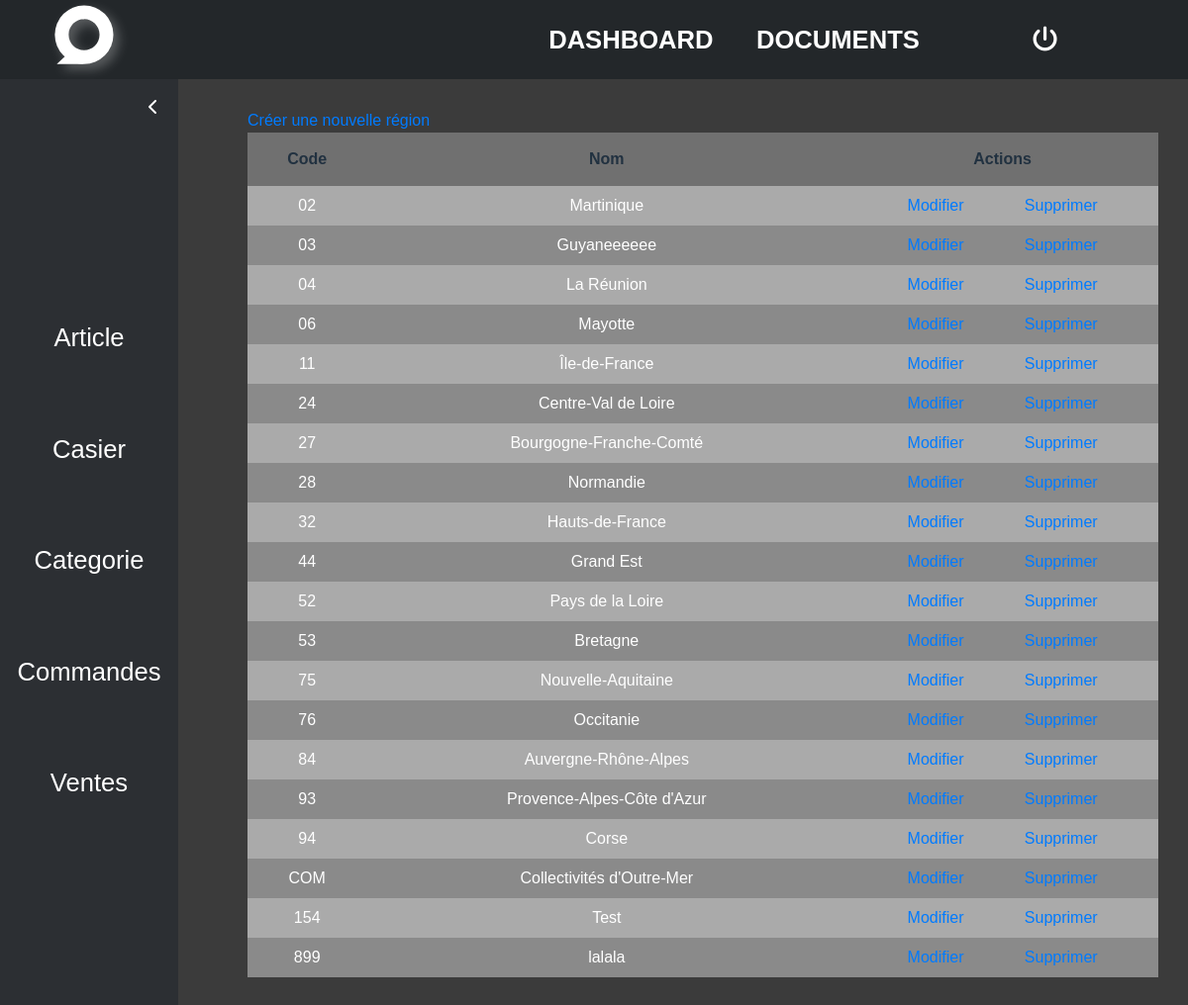
The page /tables/region/index.php (signed in) on the database its author committed.
### tables this page shows
CREATE TABLE `regions` (
  `id` int(10) UNSIGNED NOT NULL,
  `code` varchar(3) NOT NULL,
  `name` varchar(255) NOT NULL,
  `slug` varchar(255) NOT NULL,
  `is_visible` int(1) NOT NULL DEFAULT 1
);

### lib/includes/defines.inc.php (called while the page is built, shortened)
<?php
$oRegion = new Region();
$isProd = false;
if(!$isProd){
    $path = "/";
}else{
    $server = "db5005005670.hosting-data.io";
    $username = "dbu361051";
    $password = "Hippo14campes440!";
    $dbname = "dbs4185065";
    $path = "https://arthurlecompte.com/";
}
?>

### lib/includes/db/classes/region.class.inc.php (called while the page is built, shortened)
<?php
class Region{
    public function db_get_all(){
        global $conn;
        $request = "SELECT * FROM ".DB_TABLE_REGION." WHERE is_visible = 1";
        try{
            $sql = $conn->query($request);
            return $sql->fetchAll(PDO::FETCH_ASSOC);
        }catch(PDOException $e){
            return $this->errmessage.$e->getMessage();
        }
    }
}
?>

### tables/region/index.php (the view, shortened to what this page needs)
<?php
    require '../../lib/includes/defines.inc.php';
    require '../../lib/includes/navbar.php';
    require '../../lib/includes/sidenav.php';
    require '../../lib/includes/doctype.php';
    echo doctype("Article", $path);
    echo navbar($path);
    echo sidenav($path);
?>
<body>
<?php
    if(!isset($_GET["nav"]) || $_GET["nav"] === "read"){
        $data = $oRegion->db_get_all();
  ?>
  <div class="main-container sidenav-open">
        <a href="index.php?nav=create">Créer une nouvelle région</a>
        <div class="table-container">
            <table id="table">
                <thead>
                    <th>Code</th>
                    <th>Nom</th>
                    <th>Actions</th>
                </thead>
                <tbody>
                    <?php
                        foreach ($data as $key) {
                            $id = $key["id"];
                            echo "<tr>
                            <td><center>".$key["code"]."</center></td>
                            <td><center>".$key["name"]."</center></td>
                            <td style='display:flex; justify-content: space-evenly;'>
                                <a href='index.php?nav=update&id=$id'>Modifier</a>
                                <a href='index.php?nav=delete&id=$id'>Supprimer</a>
                            </td>
                            </tr>";
                        }
                    ?>
                </tbody>
            </table>
        </div>
  </div>
        <?php
    }
    ?>
</body>
</html>

### assets/css/main.css (style rules this page uses)
:root { --blue: #7289da; --white: #fff; --grey: #99aab5; --light-dark: #2c2f33; --dark: #23272a; }
* { margin: 0; padding: 0; box-sizing: border-box; font-family: 'Poppins', sans-serif; }

### assets/css/navbar.css (style rules this page uses)
.main-container { margin-top: 10vh; padding: 30px; }

### assets/css/sidenav.css (style rules this page uses)
.main-container { transition: all 300ms ease-in-out; padding-left: 70px; }
.main-container.sidenav-open { margin-left: 15%; }

### rows shown on the page
regions: code "02", name "Martinique"
regions: code "03", name "Guyaneeeeee"
regions: code "04", name "La Réunion"
regions: code "06", name "Mayotte"
regions: code "11", name "Île-de-France"
regions: code "24", name "Centre-Val de Loire"
regions: code "27", name "Bourgogne-Franche-Comté"
regions: code "28", name "Normandie"
regions: code "32", name "Hauts-de-France"
regions: code "44", name "Grand Est"
regions: code "52", name "Pays de la Loire"
regions: code "53", name "Bretagne"
regions: code "75", name "Nouvelle-Aquitaine"
regions: code "76", name "Occitanie"
regions: code "84", name "Auvergne-Rhône-Alpes"
regions: code "93", name "Provence-Alpes-Côte d'Azur"
regions: code "94", name "Corse"
regions: code "COM", name "Collectivités d'Outre-Mer"
regions: code "154", name "Test"
regions: code "899", name "lalala"
